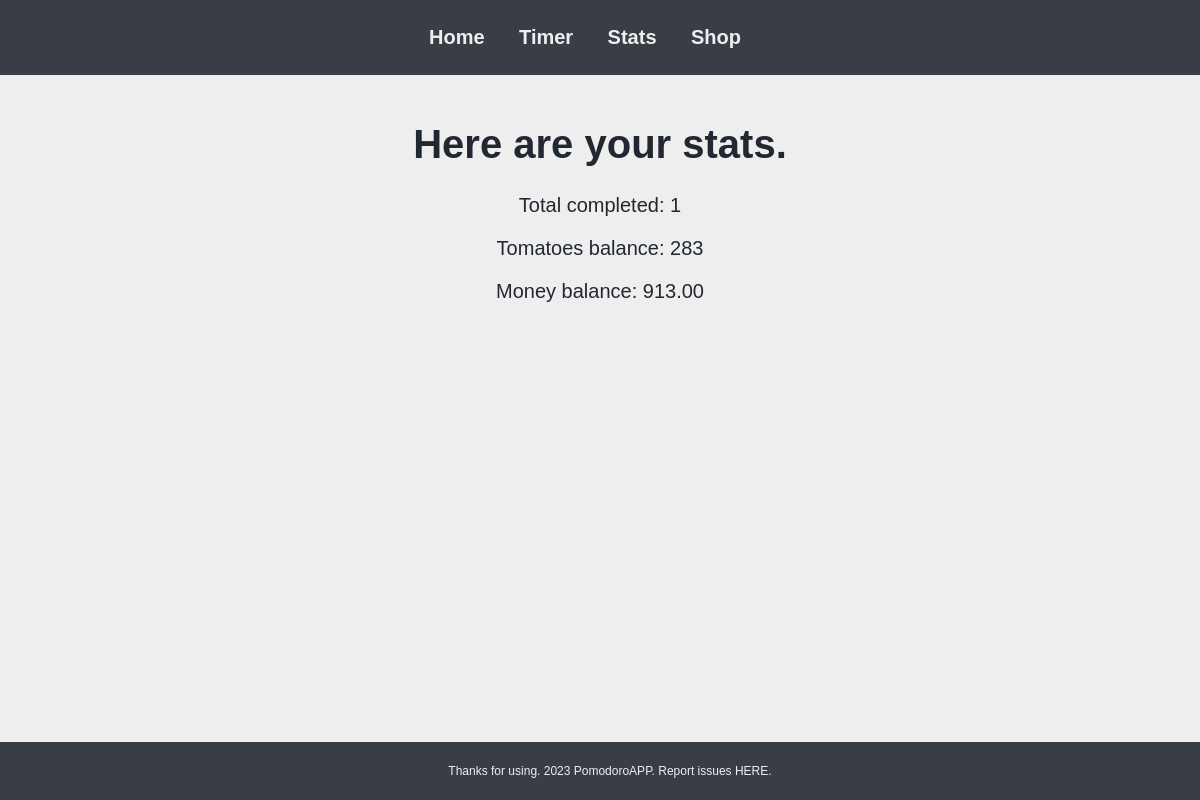
The page /stats/ on the database as committed earlier.
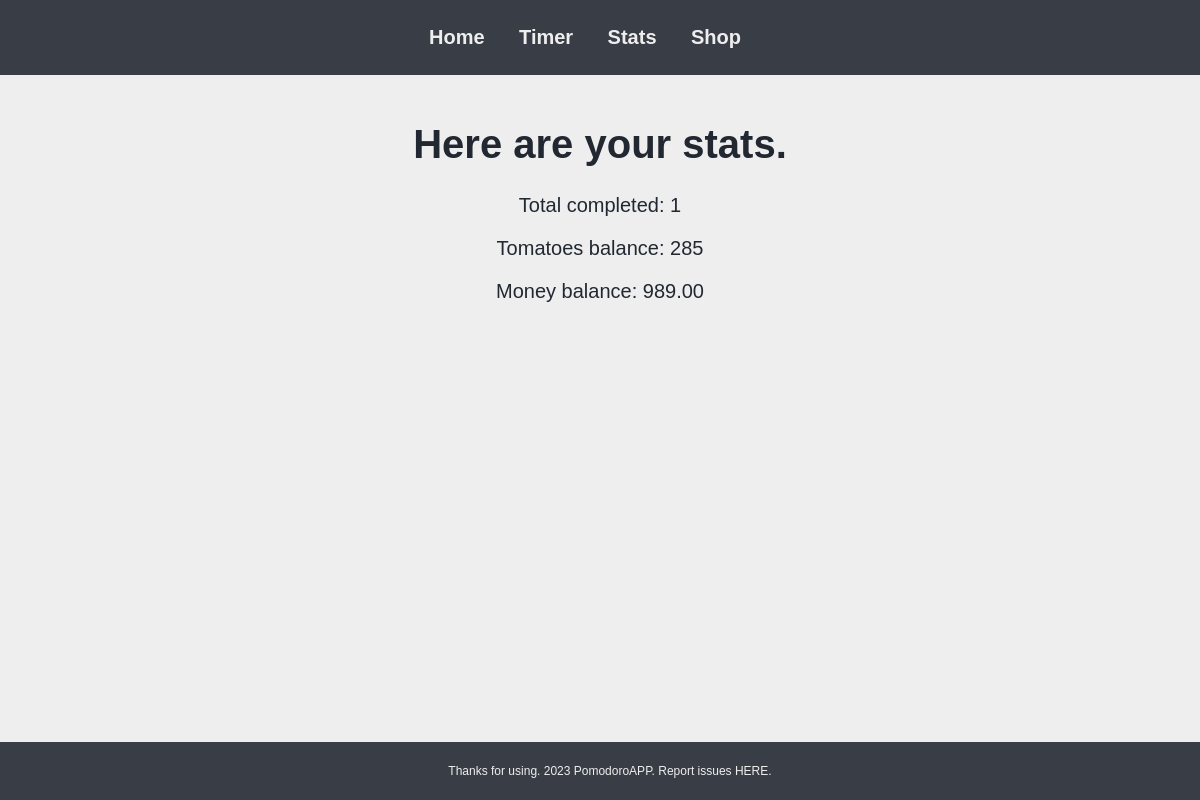
The same page on the database as committed later.
### app/models.py (models this page shows, shortened)
class UserStats(models.Model):
    number_of_tomatoes = models.IntegerField(default=0)
    number_of_money = models.DecimalField(max_digits=10, decimal_places=2, default=0.00)
    number_of_counts = models.IntegerField(default=0)

### app/views.py (the view)
# urls.py: path('stats/', views.stats_view, name='stats'),
def stats_view(request):
    user_stats = UserStats.objects.first()
    if user_stats is None:
        context = {
            'counts': 0,
            'tomatoes': 0,
            'money': '0.00'
        }
    else:
        context = {
            'counts': user_stats.number_of_counts,
            'tomatoes': user_stats.number_of_tomatoes,
            'money': user_stats.number_of_money
        }
    return render(request, 'stats.html', context)

### app/templates/stats.html (shortened to what this page needs)
<!DOCTYPE html>
<html lang="en">
<head>
    {% load static %}
    <link rel="stylesheet" href="{% static 'style.css' %}">
</head>
<body>
    <nav>
        <ul>
            <li><a href="{% url 'home' %}">Home</a></li>
            <li><a href="{% url 'timer' %}">Timer</a></li>
            <li><a href="{% url 'stats' %}">Stats</a></li>
            <li><a href="{% url 'shop' %}">Shop</a></li>
        </ul>
    </nav>
    <main>
        <h1>Here are your stats.</h1>
        <p>Total completed: {{ counts }}</p>
        <p>Tomatoes balance: {{ tomatoes }}</p>
        <p>Money balance: {{ money }}</p>
    </main>
    <footer>
        <p>Thanks for using. 2023 PomodoroAPP. Report issues <a href="https://github.com/HonzaSik">HERE</a>.</p>
    </footer>
</body>
</html>

Rows that differ between the two databases and show on the page:
changed UserStats: number_of_money "913.00" → "989.00"
Other text that changed with them:
{{ tomatoes }}: "283" → "285"
